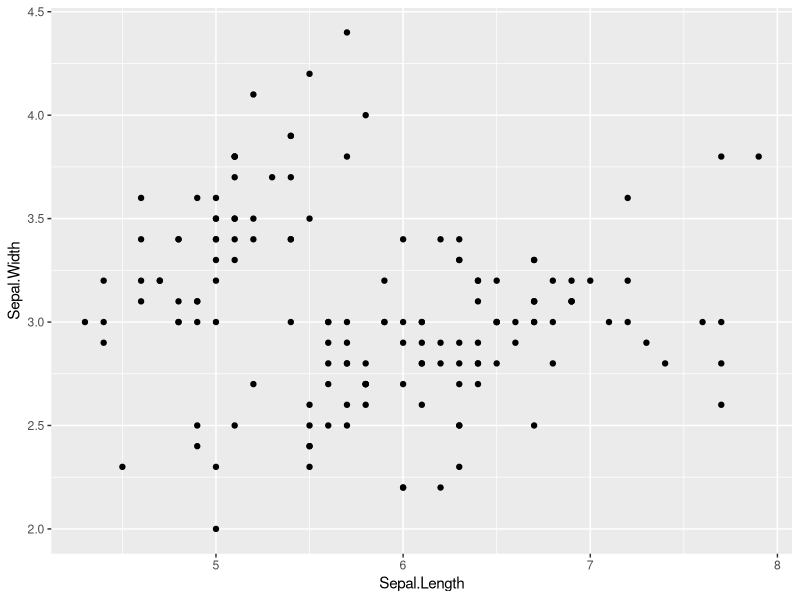
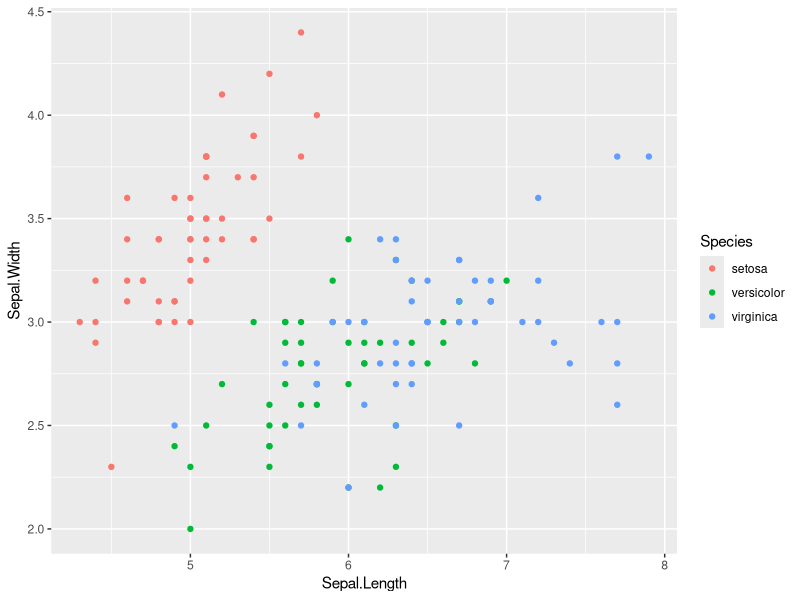
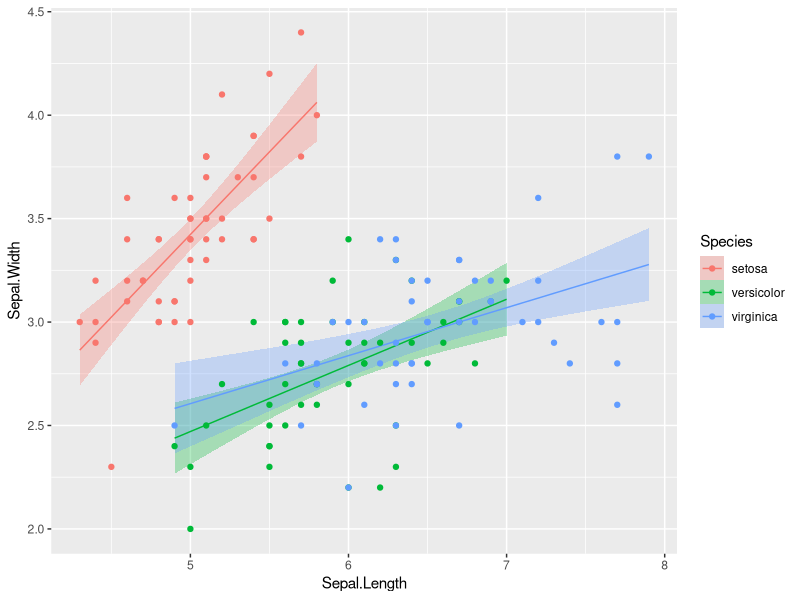

The R source for these figures, in order:
## ---- chunk 1
#| echo: false
library(ggplot2)
## ---- chunk 2
ggplot(iris, aes(x = Sepal.Length, y = Sepal.Width)) +
  geom_point()
## ---- chunk 3
ggplot(iris, aes(x = Sepal.Length, y = Sepal.Width, colour = Species)) +
  geom_point()
## ---- chunk 4
# fit the data, perform prediction, join the data.frame with the corresponding
# independent variables
prediction_values_for_plot <- lm(Sepal.Width ~ Sepal.Length * Species, iris) |>
                  predict(interval = 'confidence') |>
                    cbind(iris)

ggplot(prediction_values_for_plot, aes(x = Sepal.Length, y = Sepal.Width, ymin = lwr, ymax = upr,
                                       colour = Species, fill = Species)) +
  geom_ribbon(aes(y = fit), alpha = 0.3, linewidth = 0) +
  geom_line(aes(y = fit)) +
  geom_point()
